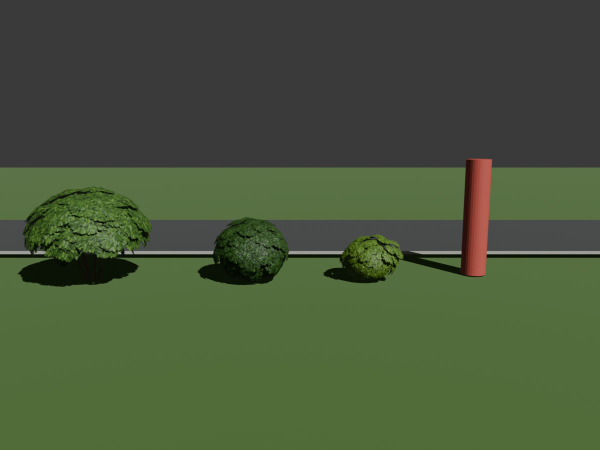
#> input picture docs/checkpoints/bush_verge_b/vergeb-lineup.jpg, 1200 x 900 px, given in place of ref-1.jpg, which was not available (shown at 1/2 size)
$ python sheet.py
#> lines starting #> are read from the running program, lines starting #| are printed output that depends on the picture; pictures that were not available may be replaced by others from this repository, and a replacement may not be noted
"""Review sheet for bush_verge_b (refs approved 2026-10-13, road_straight ref-1: "grass verges with tufts and
small bushes", the small pale bush beside the dark round one): the approved reference, textured headless
EEVEE stills (still.py) beside shrub_forest, bush_verge and a 1.7 m figure, kit-scenario shots
(`--tilt off`) from vergeb-kit.json on road tile (0, 0), and play-scenario shots (`--tilt off`) from
vergeb-play.json taken with docs/checkpoints/bush_verge_b/integration.patch applied (both verge variants
drawn by the road tiles' verge rule). Writes docs/checkpoints/bush_verge_b/sheet.jpg.
Run from the repo root after run.sh: python3 docs/checkpoints/bush_verge_b/sheet.py"""
import pathlib

from PIL import Image, ImageDraw

ROOT = pathlib.Path(__file__).resolve().parents[3]
DOCS = ROOT / "docs/checkpoints/bush_verge_b"
CELLS = [
    (ROOT / "assets-source/refs/road_straight/ref-1.jpg", "ref-1 (approved): a dark round and a small pale bush on each verge"),
    (DOCS / "vergeb-lineup.jpg", "EEVEE: shrub_forest (2.06 m, 1.33 m), bush_verge (1.19 m, 0.88 m), bush_verge_b "
                                 "(0.95 x 0.796 m, 0.65 m), 1.7 m figure"),
    (DOCS / "vergeb-pair.jpg", "EEVEE: bush_verge and bush_verge_b side by side on a verge"),
    (DOCS / "bush_verge_b-eevee-three_quarter.jpg", "bush_verge_b, three-quarter (EEVEE)"),
    (DOCS / "bush_verge_b-eevee-low_side.jpg", "bush_verge_b, low side: leaves to the grass, lumpy outline (EEVEE)"),
    (DOCS / "bush_verge_b-eevee-top.jpg", "bush_verge_b, top: uneven, slightly oval plan (EEVEE)"),
    (DOCS / "vergeb-kit-scale.jpg", "KIT, tilt off: road tile (0, 0), bush_verge_b among three bush_verge, "
                                    "shrub_forest and a sedan"),
    (DOCS / "vergeb-kit-eye.jpg", "KIT, eye level 1.7 m: bush_verge_b (centre) between shrub_forest and bush_verge"),
    (DOCS / "vergeb-play.jpg", "PLAY, patch applied, tilt off: road tiles at play distance (state: 8 bush_verge, "
                               "8 bush_verge_b drawn)"),
    (DOCS / "vergeb-car.jpg", "PLAY: straight and bend verges with a van on the road for scale"),
    (DOCS / "vergeb-sun.jpg", "PLAY: close up, sun side (about 6 m): bush_verge_b at (-8.67, 29.08), tile (-1, 1)"),
    (DOCS / "vergeb-shade.jpg", "PLAY: close up, shade side, toward the sun: bush_verge_b at (21.62, 18.30), tile (0, 1)"),
    (DOCS / "vergeb-eye.jpg", "PLAY, walk mode, eye level 1.7 m: bush_verge_b at (-8.67, 29.08) in front"),
]
W, H, PAD, LABEL = 800, 500, 12, 28
cols, rows = 2, (len(CELLS) + 1) // 2
sheet = Image.new("RGB", (cols * (W + PAD) + PAD, rows * (H + LABEL + PAD) + PAD), (30, 30, 30))
#> sheet: PIL image 1636x3792 RGB; every value is 30
draw = ImageDraw.Draw(sheet)
for i, (path, label) in enumerate(CELLS):
    img = Image.open(path).convert("RGB")
#> img is the input picture: PIL image 1200x900 RGB; mean R, G, B 71.8, 85.3, 58.6
    img.thumbnail((W, H))
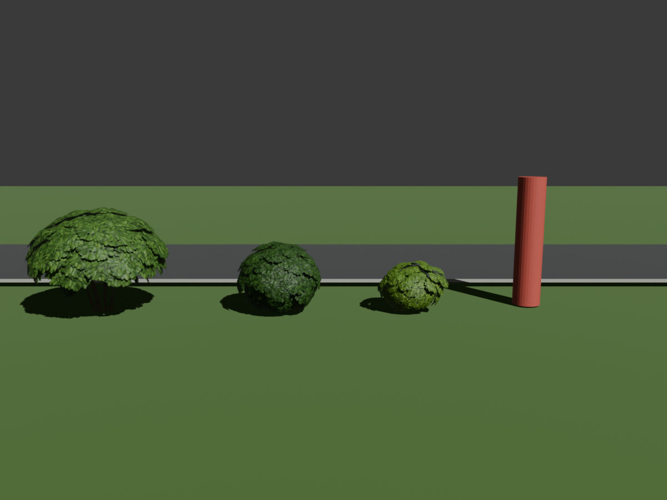
#> img: PIL image 667x500 RGB; mean R, G, B 71.8, 85.3, 58.6
    x = PAD + (i % cols) * (W + PAD)
    y = PAD + (i // cols) * (H + LABEL + PAD)
    sheet.paste(img, (x + (W - img.width) // 2, y + LABEL + (H - img.height) // 2))
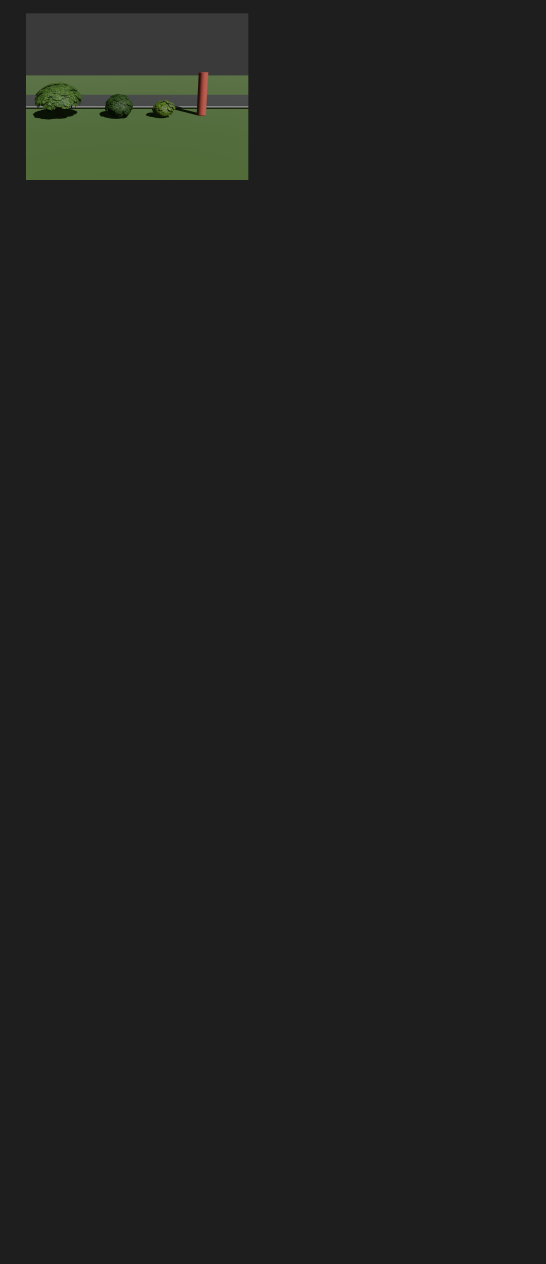
#> sheet: PIL image 1636x3792 RGB (shown at 1/3 size); mean R, G, B 32.2, 33, 31.5
#> pass 3 of the loop `for i, (path, label) in enumerate(CELLS):`:
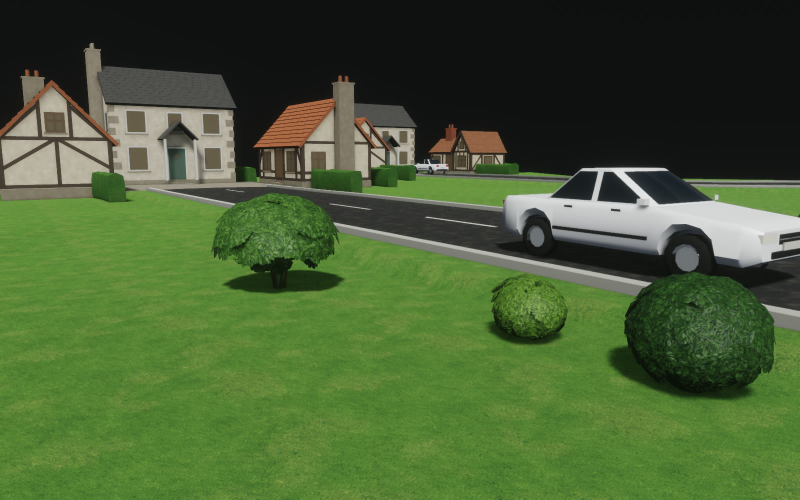
#> input picture docs/checkpoints/bush_verge_b/vergeb-kit-eye.jpg, 1600 x 1000 px, given in place of vergeb-pair.jpg, which was not available (shown at 1/2 size)
#> img is the input picture: PIL image 1600x1000 RGB; mean R, G, B 72.1, 94, 52.3
#> `img.thumbnail((W, H))`:
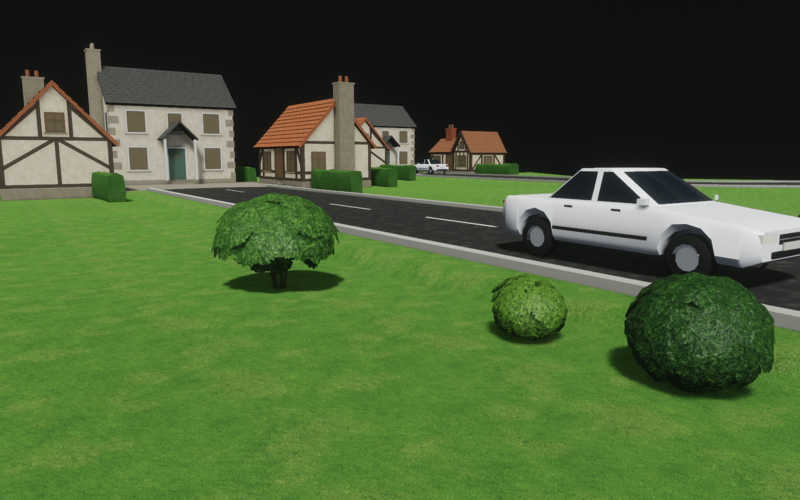
#> img: PIL image 800x500 RGB; mean R, G, B 72.1, 94.1, 52.3
#> `sheet.paste(img, (x + (W - img.width) // 2, y + LABEL + (H - img.heigh..`:
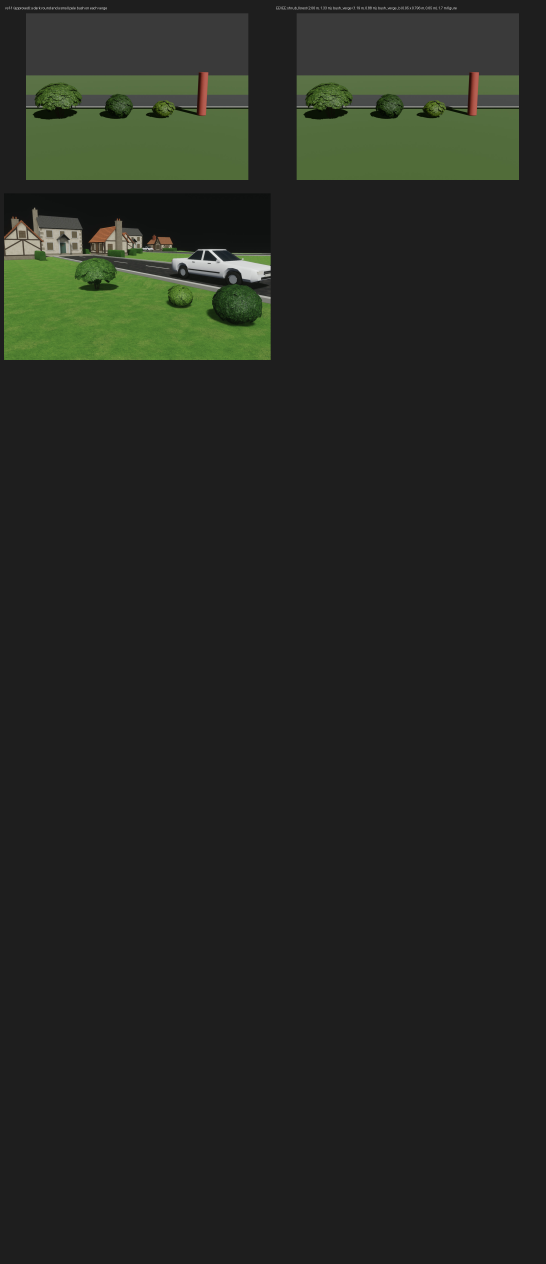
#> sheet: PIL image 1636x3792 RGB (shown at 1/3 size); mean R, G, B 37.3, 40.1, 34.6
#> (the run stopped early here; a loop or call above may not have finished)
